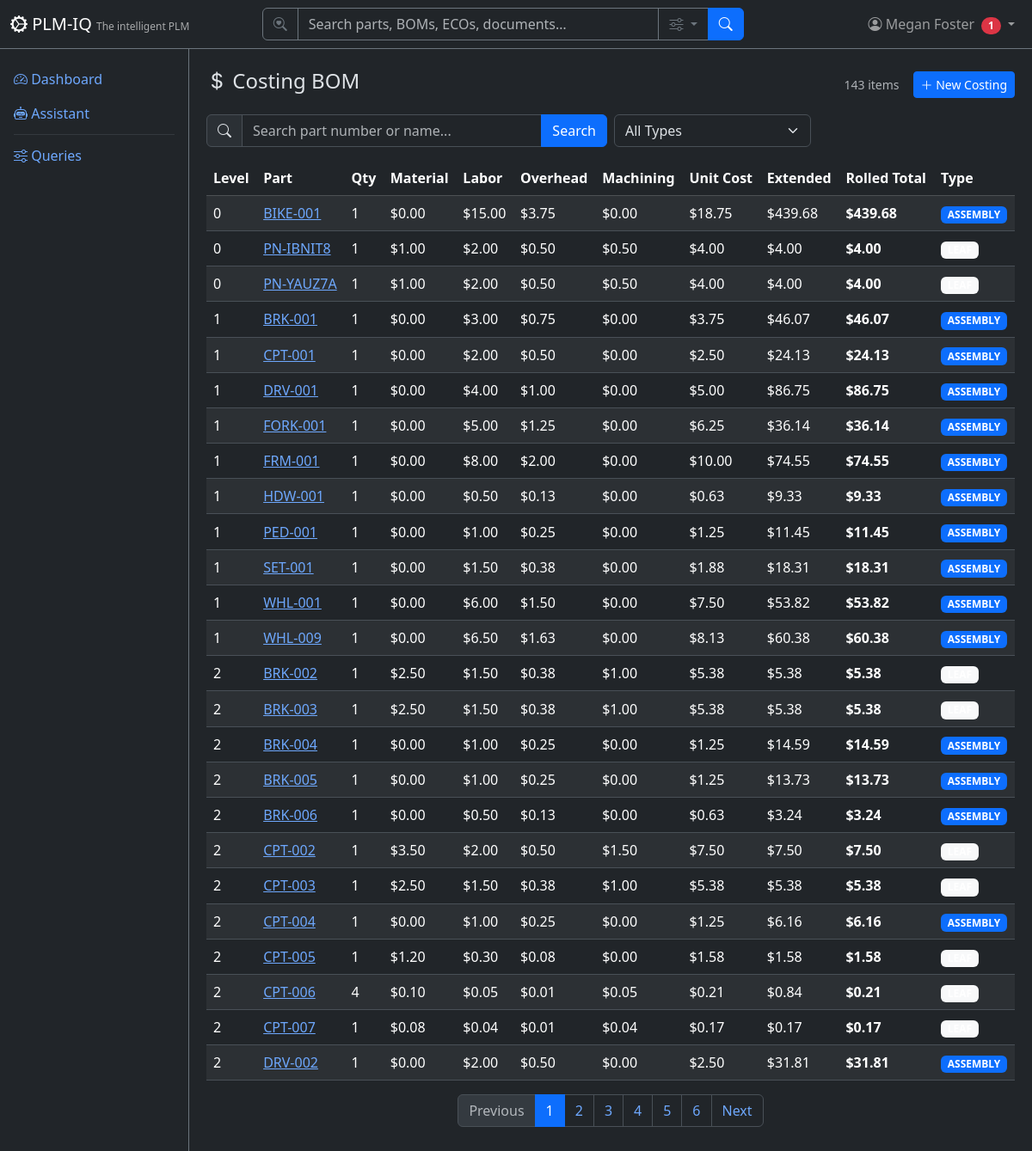
Before: /costing (signed in) with the older database file.
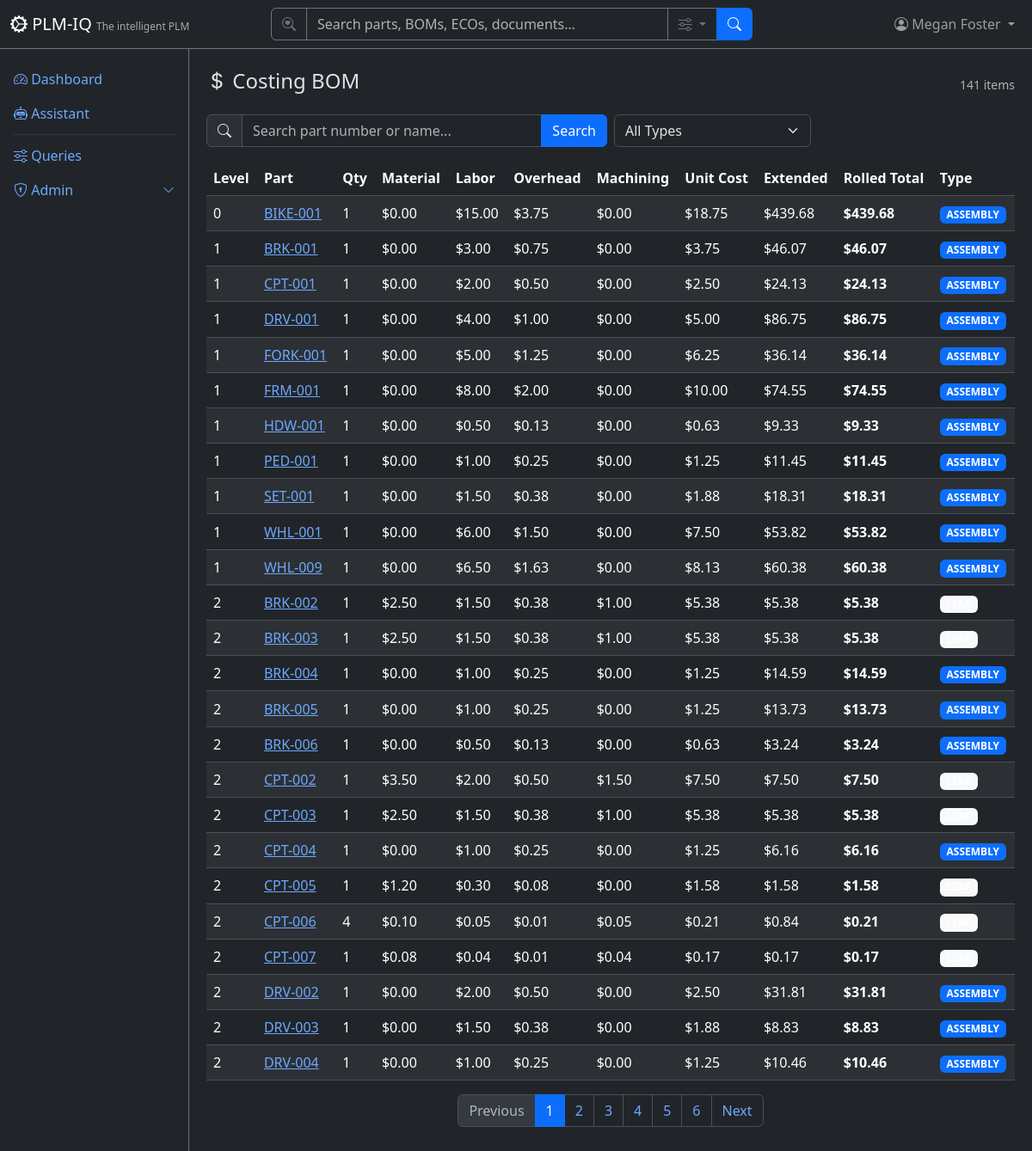
After: the same page with the newer database file.
### app/models/costing.py (models this page shows)
class CostingBomItem(Base):
    __tablename__ = "costing_bom"
    id = Column("id", Integer, primary_key=True, autoincrement=True)
    level = Column("level", Integer, nullable=False)
    part_number = Column("part_number", String, ForeignKey("parts.part_number"), nullable=False)
    part_name = Column("part_name", String)
    qty = Column("qty", Integer, nullable=False, default=1)
    uom = Column("uom", String)
    material_cost = Column("material_cost", Numeric(12, 4), nullable=False, default=0)
    labor_cost = Column("labor_cost", Numeric(12, 4), nullable=False, default=0)
    overhead_cost = Column("overhead_cost", Numeric(12, 4), nullable=False, default=0)
    machining_cost = Column("machining_cost", Numeric(12, 4), nullable=False, default=0)
    unit_cost = Column("unit_cost", Numeric(12, 4), nullable=False, default=0)
    extended_cost = Column("extended_cost", Numeric(12, 4), nullable=False, default=0)
    rolled_total = Column("rolled_total", Numeric(12, 4), nullable=False, default=0)
    cost_type = Column("cost_type", String, nullable=False)
    tenant_id = Column("tenant_id", Integer, ForeignKey("tenants.tenant_id"))
    part = relationship("Part", back_populates="costing_items")

### app/routers/costing.py (the view)
@router.get("", response_class=HTMLResponse)
def list_costing(
    request: Request,
    q: Optional[str] = Query(None, description="Search by part number or name"),
    cost_type: Optional[str] = Query(None, description="Filter by cost type"),
    page: int = Query(1, ge=1),
    db: Session = Depends(get_db),
):
    user = require_user(request, db)
    ctx = auth_context(request, db)
    query = db.query(CostingBomItem)
    if q:
        query = query.filter(
            or_(
                CostingBomItem.part_number.ilike(f"%{q}%"),
                CostingBomItem.part_name.ilike(f"%{q}%"),
            )
        )
    if cost_type:
        query = query.filter(CostingBomItem.cost_type == cost_type)
    total = query.count()
    offset = (page - 1) * DEFAULT_PAGE_SIZE
    items = query.order_by(CostingBomItem.level, CostingBomItem.part_number).offset(offset).limit(DEFAULT_PAGE_SIZE).all()
    return HTMLResponse(content=render(
        "costing/list.html",
        **ctx,
        items=items,
        page=page,
        total=total,
        pages=(total + DEFAULT_PAGE_SIZE - 1) // DEFAULT_PAGE_SIZE,
        q=q or "",
        cost_type_filter=cost_type or "",
    ))

### app/templates/costing/list.html (shortened to what this page needs)
{% extends "base.html" %}
{% block content %}
<div class="d-flex justify-content-between align-items-center mb-3">
    <h4><i class="bi bi-currency-dollar"></i> Costing BOM</h4>
    <div class="d-flex align-items-center gap-3">
        <span class="text-muted small">{{ total }} items</span>
        {% if current_user and current_user.role == 'author' %}
        <a href="/costing/new" class="btn btn-sm btn-primary"><i class="bi bi-plus-lg"></i> New Costing</a>
        {% endif %}
    </div>
</div>
<form method="GET" class="row g-2 mb-3">
    <div class="col-md-6">
        <div class="input-group">
            <span class="input-group-text"><i class="bi bi-search"></i></span>
            <input type="text" name="q" class="form-control" placeholder="Search part number or name..." value="{{ q }}">
            <button class="btn btn-primary" type="submit">Search</button>
        </div>
    </div>
    <div class="col-md-3">
        <select name="cost_type" class="form-select" onchange="this.form.submit()">
            <option value="">All Types</option>
        </select>
    </div>
</form>
<div class="table-responsive">
    <table class="table table-striped table-hover align-middle">
        <thead class="table-dark">
            <tr><th>Level</th><th>Part</th><th>Qty</th><th>Material</th><th>Labor</th><th>Overhead</th><th>Machining</th><th>Unit Cost</th><th>Extended</th><th>Rolled Total</th><th>Type</th></tr>
        </thead>
        <tbody>
            {% for item in items %}
            <tr>
                <td>{{ item.level }}</td>
                <td><a href="/parts/{{ item.part_number }}">{{ item.part_number }}</a></td>
                <td>{{ item.qty }}</td>
                <td>{{ item.material_cost|currency }}</td>
                <td>{{ item.labor_cost|currency }}</td>
                <td>{{ item.overhead_cost|currency }}</td>
                <td>{{ item.machining_cost|currency }}</td>
                <td>{{ item.unit_cost|currency }}</td>
                <td>{{ item.extended_cost|currency }}</td>
                <td><strong>{{ item.rolled_total|currency }}</strong></td>
                <td><span class="badge bg-{% if item.cost_type == 'LEAF' %}light{% else %}primary{% endif %} badge-status">{{ item.cost_type }}</span></td>
            </tr>
            {% else %}
            <tr><td colspan="11" class="text-center text-muted py-4">No costing data.</td></tr>
            {% endfor %}
        </tbody>
    </table>
</div>
{% if pages > 1 %}
<nav><ul class="pagination justify-content-center">
    <li class="page-item {% if page <= 1 %}disabled{% endif %}">
        <a class="page-link" href="?page={{ page - 1 }}{% if q %}&q={{ q }}{% endif %}{% if cost_type_filter %}&cost_type={{ cost_type_filter }}{% endif %}">Previous</a>
    </li>
    {% for p in range(1, pages + 1) %}
    <li class="page-item {% if p == page %}active{% endif %}"><a class="page-link" href="?page={{ p }}{% if q %}&q={{ q }}{% endif %}{% if cost_type_filter %}&cost_type={{ cost_type_filter }}{% endif %}">{{ p }}</a></li>
    {% endfor %}
    <li class="page-item {% if page >= pages %}disabled{% endif %}">
        <a class="page-link" href="?page={{ page + 1 }}{% if q %}&q={{ q }}{% endif %}{% if cost_type_filter %}&cost_type={{ cost_type_filter }}{% endif %}">Next</a>
    </li>
</ul></nav>
{% endif %}
{% endblock %}

### app/templates/base.html (shortened to what this page needs)
<!DOCTYPE html>
<html lang="en" data-bs-theme="dark">
<head>
    <link href="https://cdn.jsdelivr.net/npm/bootstrap@5.3.3/dist/css/bootstrap.min.css" rel="stylesheet">
    <link href="https://cdn.jsdelivr.net/npm/bootstrap-icons@1.11.3/font/bootstrap-icons.css" rel="stylesheet">
</head>
<body>
    <nav class="navbar navbar-expand-md navbar-dark bg-dark fixed-top border-bottom border-secondary">
        <div class="container-fluid">
            <a class="navbar-brand" href="/">
                <i class="bi bi-gear-wide-connected"></i> PLM-IQ
                <small class="d-none d-md-inline">The intelligent PLM</small>
            </a>
            <div class="collapse navbar-collapse" id="navMenu">
                {% if current_user %}
                <form class="d-flex mx-auto my-2 my-md-0" role="search" action="/search" method="get" style="width: 100%; max-width: 560px;">
                    <div class="input-group">
                        <span class="input-group-text bg-dark border-secondary text-secondary"><i class="bi bi-search-heart"></i></span>
                        <input type="search" name="q" class="form-control bg-dark text-light border-secondary" placeholder="Search parts, BOMs, ECOs, documents…" aria-label="Search">
                        <button class="btn btn-outline-secondary dropdown-toggle" type="button" data-bs-toggle="dropdown" data-bs-auto-close="outside" title="Search options">
                            <i class="bi bi-sliders"></i>
                        </button>
                        <button class="btn btn-primary" type="submit"><i class="bi bi-search"></i></button>
                    </div>
                </form>
                {% endif %}
                <ul class="navbar-nav ms-auto align-items-center">
                    {% if current_user %}
                    <li class="nav-item dropdown">
                        <a class="nav-link dropdown-toggle position-relative" href="#" role="button" data-bs-toggle="dropdown">
                            <i class="bi bi-person-circle"></i>
                            <span class="d-none d-md-inline">{{ current_user.full_name }}</span>
                            {% if unread_count|default(0) > 0 %}<span class="badge bg-danger rounded-pill ms-1">{{ unread_count }}</span>{% endif %}
                        </a>
                    </li>
                    {% else %}
                    <li class="nav-item">
                        <a class="nav-link" href="/login"><i class="bi bi-box-arrow-in-right"></i> Sign In</a>
                    </li>
                    {% endif %}
                </ul>
            </div>
        </div>
    </nav>
    <div class="sidebar bg-dark border-end border-secondary pt-3">
        <ul class="nav nav-pills flex-column">
            <li class="nav-item">
                <a class="nav-link" href="/"><i class="bi bi-speedometer2"></i> Dashboard</a>
            </li>
            <li class="nav-item">
                <a class="nav-link" href="/assistant"><i class="bi bi-robot"></i> Assistant</a>
            </li>
            <li class="nav-item">
                <hr class="nav-divider my-1 mx-3 border-secondary">
            </li>
            <li class="nav-item">
                <a class="nav-link" href="/queries"><i class="bi bi-sliders"></i> Queries</a>
            </li>
            {% if current_user and (current_user.role == 'tenantadmin' or current_user.role is none) %}
            <li class="nav-item">
                <a class="nav-link d-flex justify-content-between align-items-center" data-bs-toggle="collapse" href="#adminSubmenu" role="button" aria-expanded="false">
                    <span><i class="bi bi-shield-lock"></i> Admin</span>
                    <i class="bi bi-chevron-down small"></i>
                </a>
            </li>
            {% endif %}
        </ul>
    </div>
    <div class="main-content">
        {% block content %}{% endblock %}
    </div>
</body>
</html>

Changed rows visible on the page:
removed CostingBomItem: level "0", part_number "PN-IBNIT8", qty "1", material_cost "$1.00", labor_cost "$2.00", overhead_cost "$0.50", machining_cost "$0.50", unit_cost "$4.00", extended_cost "$4.00", rolled_total "$4.00", cost_type "LEAF" (drawn)
removed CostingBomItem: level "0", part_number "PN-YAUZ7A", qty "1", material_cost "$1.00", labor_cost "$2.00", overhead_cost "$0.50", machining_cost "$0.50", unit_cost "$4.00", extended_cost "$4.00", rolled_total "$4.00", cost_type "LEAF" (drawn)
changed User "Megan Foster": role "author" → "tenantadmin" (drawn)
now on this page (row unchanged): CostingBomItem: level "2", part_number "DRV-003", qty "1", material_cost "$0.00", labor_cost "$1.50", overhead_cost "$0.38", machining_cost "$0.00", unit_cost "$1.88", extended_cost "$8.83", rolled_total "$8.83", cost_type "ASSEMBLY"
now on this page (row unchanged): CostingBomItem: level "2", part_number "DRV-004", qty "1", material_cost "$0.00", labor_cost "$1.00", overhead_cost "$0.25", machining_cost "$0.00", unit_cost "$1.25", extended_cost "$10.46", rolled_total "$10.46", cost_type "ASSEMBLY"
Other visible differences:
{{ total }}: "143" → "141"
{{ unread_count }}: "1" → (not shown)
text no longer shown: "New Costing"
text now shown: "Admin"
